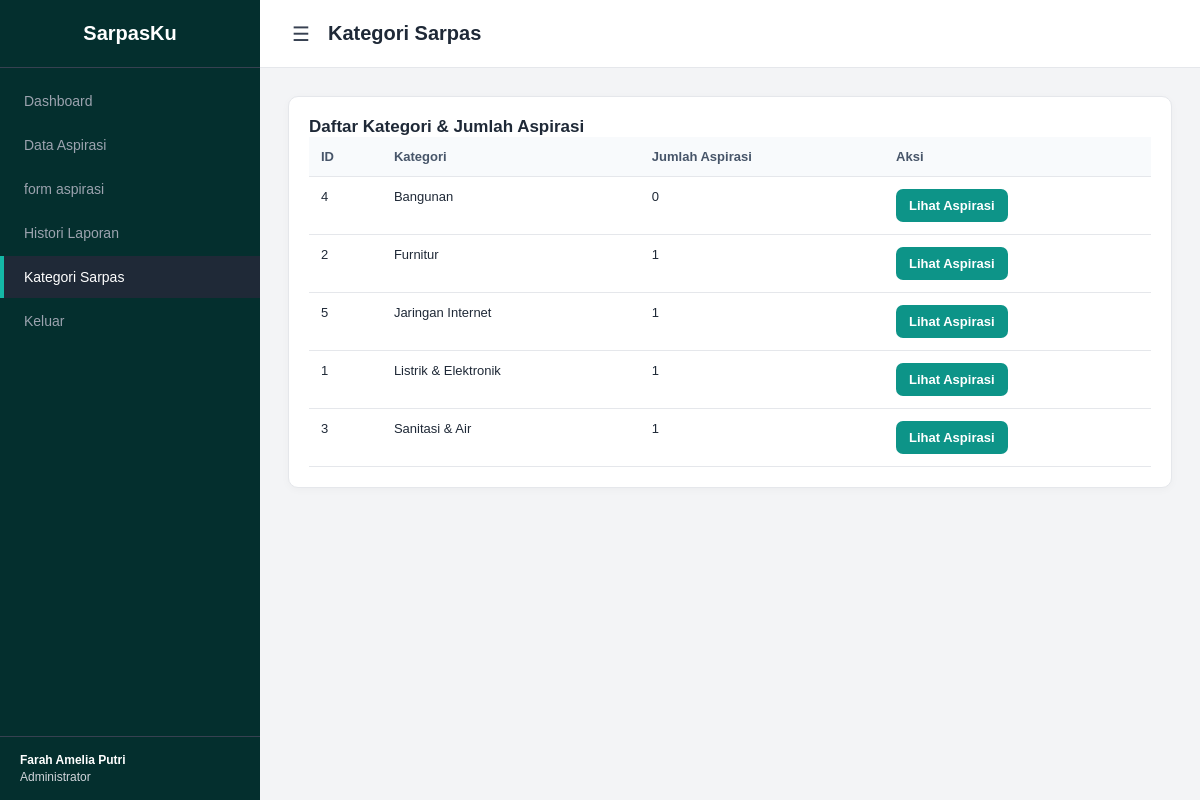
Screenshot of /view/admin/kategori.php (signed in) with the database file from the repository.
### tables this page shows
CREATE TABLE `kategori` (
  `id_kategori` int(11) NOT NULL,
  `nama_kategori` varchar(50) NOT NULL,
  `ket_kategori` varchar(255) NOT NULL
);

### config/database.php (called while the page is built, shortened)
<?php
$server = 'localhost';
$username = 'root';
$pass = '';
$database = 'sarpasku_db';
$conn = mysqli_connect($server, $username, $pass, $database);
mysqli_set_charset($conn, 'utf8mb4');
function e($value) { return htmlspecialchars((string)$value, ENT_QUOTES, 'UTF-8'); }
function current_user() {
    global $conn;
    if ($_SESSION['role'] === 'admin' && !empty($_SESSION['id_admin'])) {
        $id=(int)$_SESSION['id_admin']; $st=mysqli_prepare($conn,'SELECT id_admin,username,nama FROM admin WHERE id_admin=?'); mysqli_stmt_bind_param($st,'i',$id); mysqli_stmt_execute($st); $r=mysqli_stmt_get_result($st); $u=mysqli_fetch_assoc($r); mysqli_stmt_close($st); return $u;
    }
    return null;
}

### view/admin/kategori.php (the view, shortened to what this page needs)
<?php
require_once __DIR__ . '/../../config/database.php';
$user = current_user();
$r=mysqli_query($conn,"SELECT k.id_kategori,k.nama_kategori,k.ket_kategori,COUNT(a.id_aspirasi) jumlah FROM kategori k LEFT JOIN aspirasi a ON a.id_kategori=k.id_kategori GROUP BY k.id_kategori,k.nama_kategori,k.ket_kategori ORDER BY k.nama_kategori ASC");
?>
<!doctype html><html lang="id"><head><meta charset="utf-8"><meta name="viewport" content="width=device-width,initial-scale=1"><title>Kategori Sarpas</title><link rel="stylesheet" href="../../assets/admin.css"></head><body>
<aside class="sidebar" id="sidebar"><div class="sidebar-header">SarpasKu</div><ul>
<li><a href="dashboard.php" class="">Dashboard</a></li>
<li><a href="aspirasi.php" class="">Data Aspirasi</a></li>
<li><a href="form_aspirasi.php" class="">form aspirasi</a></li>
<li><a href="histori.php" class="">Histori Laporan</a></li>
<li><a href="kategori.php" class="active">Kategori Sarpas</a></li>
<li><a href="../../logout.php">Keluar</a></li>
</ul><div class="admin-user"><strong><?=e($user["nama"]??"Admin")?></strong>Administrator</div></aside>
<div class="main-content">
<header class="topbar"><label for="menuToggle" class="menu-icon">&#9776;</label><h1>Kategori Sarpas</h1></header>
<main class="content-area">
<section class="panel"><h2 style="margin-top:0">Daftar Kategori & Jumlah Aspirasi</h2>
<div style="overflow:auto"><table class="table">
<tr><th>ID</th><th>Kategori</th><th>Jumlah Aspirasi</th><th>Aksi</th></tr>
<?php while($k=mysqli_fetch_assoc($r)):?>
<tr><td><?=$k['id_kategori']?></td><td><?=e($k['nama_kategori'])?></td><td><?=$k['jumlah']?></td><td><a class="btn" href="aspirasi.php?q=<?=urlencode($k['nama_kategori'])?>">Lihat Aspirasi</a></td></tr>
<?php endwhile;?>
</table></div></section>
</main></div>
</body></html>

### assets/admin.css (style rules this page uses)
* { box-sizing:border-box }
body { margin:0;font-family:Arial,sans-serif;background:#f3f4f6;color:#1f2937 }
.sidebar { width:260px;background:#042f2e;color:#fff;height:100vh;position:fixed;left:0;top:0;z-index:1000;display:flex;flex-direction:column;transition:transform .25s ease }
.sidebar-header { padding:22px 20px;font-size:20px;font-weight:700;text-align:center;border-bottom:1px solid #374151 }
.sidebar ul { list-style:none;padding:10px 0;margin:0 }
.sidebar li { margin:2px 0 }
.sidebar a { display:block;padding:13px 20px;color:#9ca3af;text-decoration:none;border-left:4px solid transparent;font-size:14px }
.sidebar a:hover,.sidebar a.active { background:#1f2937;color:#fff;border-left-color:#14b8a6 }
.admin-user { margin-top:auto;padding:16px 20px;border-top:1px solid #374151;font-size:12px;color:#d1d5db }
.admin-user strong { display:block;color:#fff;margin-bottom:3px }
.main-content { margin-left:260px;min-height:100vh;transition:margin-left .25s ease }
.topbar { height:68px;background:#fff;border-bottom:1px solid #e5e7eb;display:flex;align-items:center;gap:14px;padding:0 28px }
.topbar h1 { font-size:20px;margin:0 }
.menu-icon { font-size:20px;line-height:1;color:#374151;cursor:pointer;background:none;border:0;padding:4px }
.content-area { padding:28px;max-width:1400px;margin:auto }
.card,.panel { background:#fff;border:1px solid #e5e7eb;border-radius:10px;padding:20px;box-shadow:0 2px 8px #00000008 }
.panel { margin-bottom:20px }
.panel h3,.panel h2 { margin:0;font-size:17px }
.btn { display:inline-block;padding:9px 13px;border-radius:7px;background:#0d9488;color:#fff;text-decoration:none;border:0;font-weight:700;cursor:pointer;font-size:13px }
.table { width:100%;border-collapse:collapse }
.table th,.table td { padding:12px;border-bottom:1px solid #e5e7eb;text-align:left;font-size:13px;vertical-align:top }
.table th { background:#f8fafc;color:#475569 }

### rows the page displays
kategori: id_kategori "4", nama_kategori "Bangunan", jumlah "0"
kategori: id_kategori "2", nama_kategori "Furnitur", jumlah "1"
kategori: id_kategori "5", nama_kategori "Jaringan Internet", jumlah "1"
kategori: id_kategori "1", nama_kategori "Listrik & Elektronik", jumlah "1"
kategori: id_kategori "3", nama_kategori "Sanitasi & Air", jumlah "1"

### other values shown
$user["nama"] "Farah Amelia Putri"
